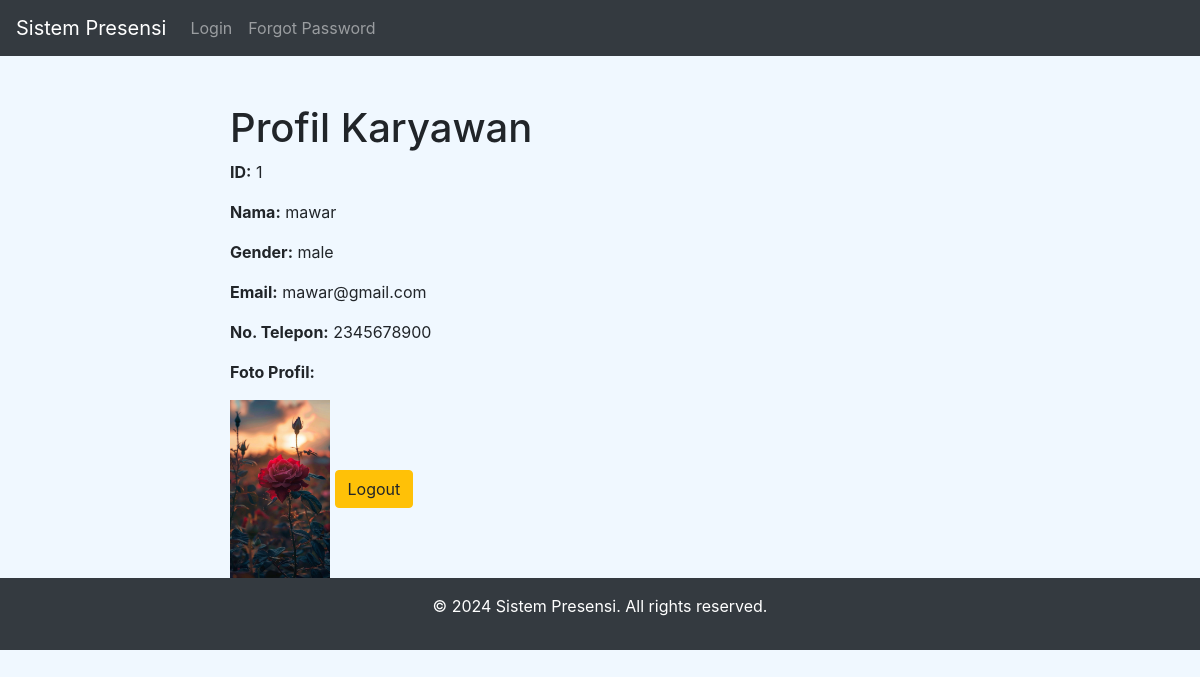
The page /employee/profile (signed in) on the database as committed earlier.
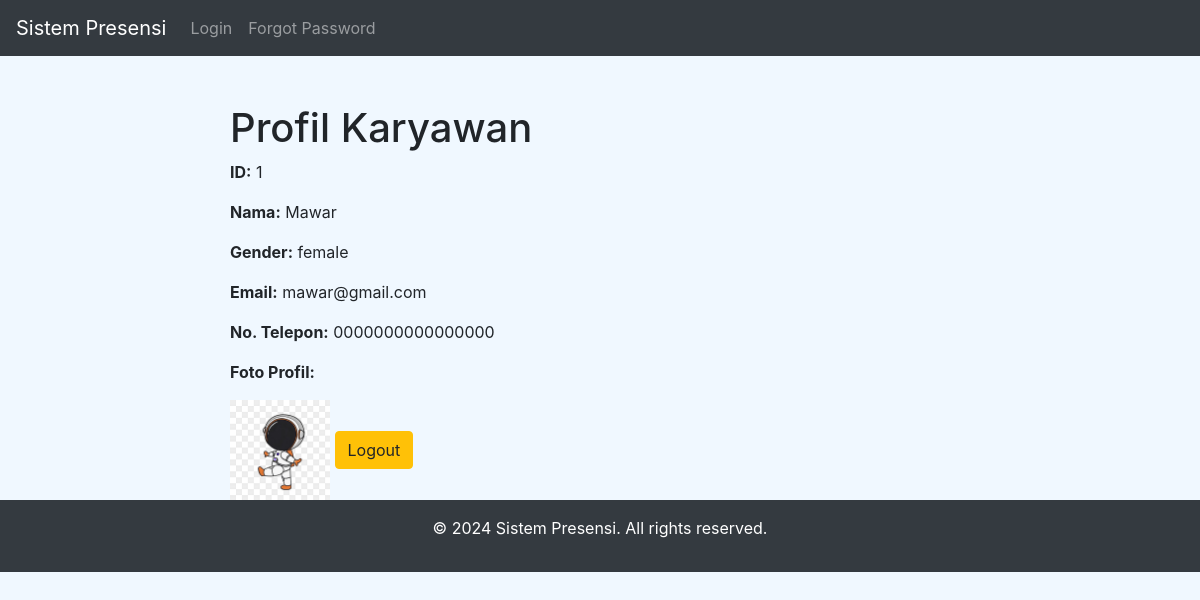
The same page on the database as committed later.
### app/models.py (models this page shows)
class Employee(db.Model):
    __tablename__ = 'employees'
    id = db.Column(db.Integer, primary_key=True, autoincrement=True)
    name = db.Column(db.String(255), nullable=False)
    gender = db.Column(db.String(6), nullable=False)
    photo_profile = db.Column(db.Text)
    email = db.Column(db.String(255), nullable=False, unique=True)
    phone_number = db.Column(db.String(15), nullable=False)
    password = db.Column(db.String(255), nullable=False)
    user_id = db.Column(db.Integer, db.ForeignKey('users.id'), nullable=False)
    user = db.relationship('User', back_populates='employees')
    attendances = db.relationship('Attendance', back_populates='employee', lazy=True, cascade="all, delete-orphan")

### app/routes/employee_routes.py (the view)
@employee_bp.route('/profile')
@login_required
def profile():
    logging.info(f"Profile page accessed by user: {current_user.id}")  # Logging saat mengakses halaman profil
    print(f"Current User ID: {current_user.id}")  # Debug print
    employee = Employee.query.filter_by(user_id=current_user.id).first()
    return render_template('employee/profile.html', employee=employee)

### run.py (called while the page is built)
@app.teardown_appcontext
def shutdown_session(exception=None):
    db.session.remove()  # Pastikan session dibersihkan setelah setiap request

### app/templates/employee/profile.html (shortened to what this page needs)
{% extends "layout.html" %}
{% block content %}
<div class="container mt-5">
    <h1>Profil Karyawan</h1>
    <p><b>ID:</b> {{ employee.id }}</p>
    <p><b>Nama:</b> {{ employee.name }}</p>
    <p><b>Gender:</b> {{ employee.gender }}</p>
    <p><b>Email:</b> {{ employee.email }}</p>
    <p><b>No. Telepon:</b> {{ employee.phone_number }}</p>
    <p><b>Foto Profil:</b></p>
    {% if employee.photo_profile %}
        <img src="{{ url_for('static', filename='uploads/' + employee.photo_profile) }}" alt="Foto Profil" width="100" style="height:auto;">
    {% else %}
        <p>Foto tidak tersedia</p>
    {% endif %}
    <a href="{{ url_for('auth_bp.logout') }}" class="btn btn-warning">Logout</a>
</div>
{% endblock %}

Rows that differ between the two databases and show on the page:
changed Employee "mawar@gmail.com": name "mawar" → "Mawar"; gender "male" → "female"; phone_number "2345678900" → "0000000000000000"; photo_profile: a different picture
